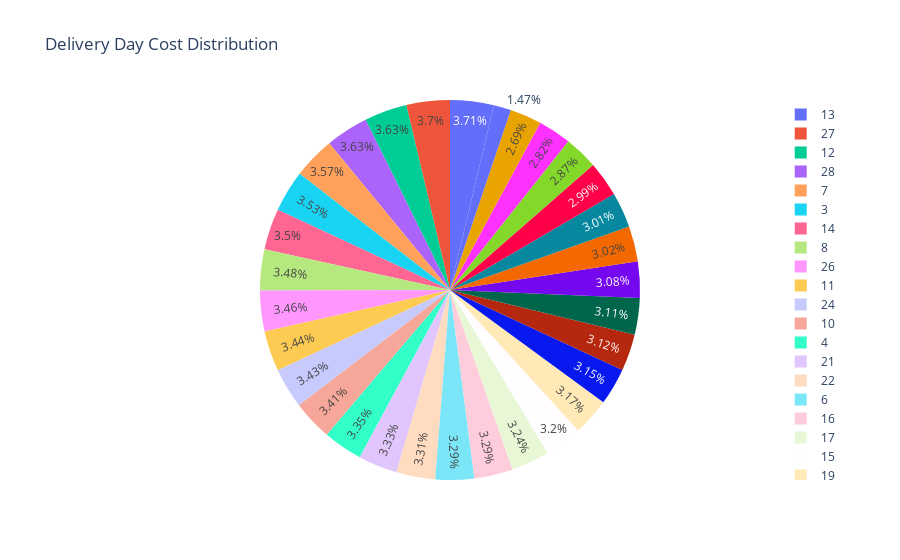

Notebook cell for this chart:
### Code cell
fig = px.pie(df, values='Cost', names='Delivery_day', title='Delivery Day Cost Distribution')
fig.show()

### Figure 1 — Plotly figure (JSON) as saved in the notebook; plotly's stock layout.template omitted (floating-point values rounded to 4 significant figures; data arrays with more than 128 entries replaced by an {"elided": "..."} marker saying what was removed)
{"data": [{"domain": {"x": [0, 1], "y": [0, 1]}, "hovertemplate": "Delivery_day=%{label}<br>Cost=%{value}<extra></extra>", "labels": {"elided": "6500 int values"}, "legendgroup": "", "name": "", "showlegend": true, "type": "pie", "values": {"elided": "6500 float values"}}], "layout": {"legend": {"tracegroupgap": 0}, "title": {"text": "Delivery Day Cost Distribution"}}}
